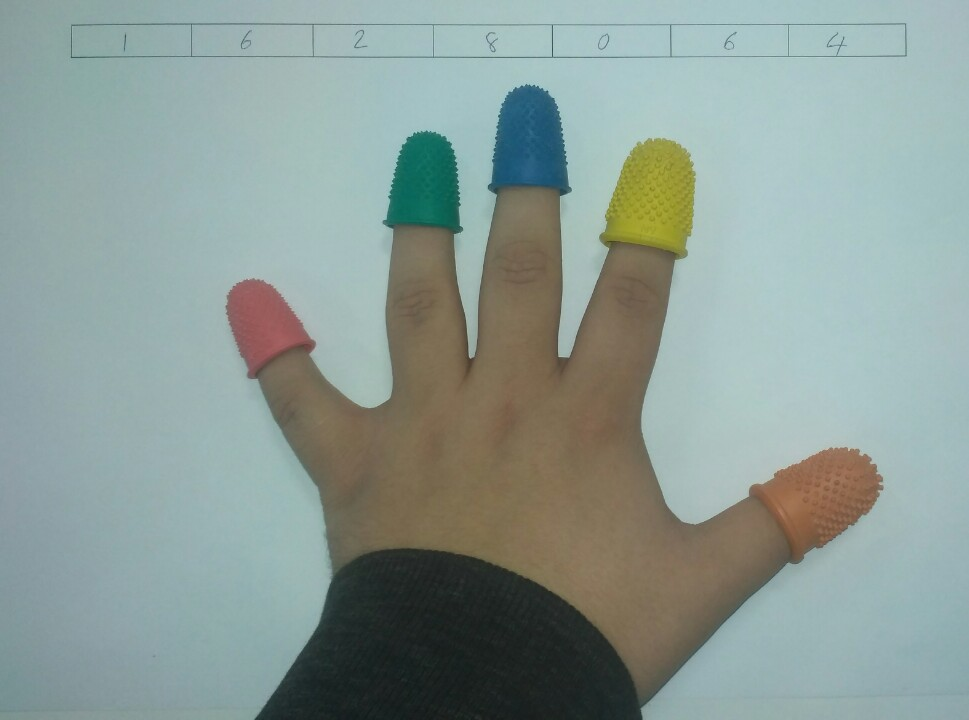
%> input picture hand.jpg, 969 x 720 px
$ octave --eval "processHand(imread('hand.jpg'));"   (GNU Octave 9; MATLAB toolbox functions it lacks are replaced by stand-ins)
%> lines starting %> are read from the running program, lines starting %| are printed output that depends on the picture; in (x1, y1, x2, y2) boxes, pixels count from 0 and x2, y2 are one past the last pixel; in counts of white or black regions, pixels touching at a corner belong together; the program's own positions count from 1
### createMask.m
function [BW,maskedRGBImage] = createMask(RGB)
%createMask  Threshold RGB image using auto-generated code from colorThresholder app.
%  [BW,MASKEDRGBIMAGE] = createMask(RGB) thresholds image RGB using
%  auto-generated code from the colorThresholder app. The colorspace and
%  range for each channel of the colorspace were set within the app. The
%  segmentation mask is returned in BW, and a composite of the mask and
%  original RGB images is returned in maskedRGBImage.

% Auto-generated by colorThresholder app on 08-Nov-2018
%------------------------------------------------------


% Convert RGB image to chosen color space
I = RGB;
%> I is the input picture: size 720x969x3 uint8; mean R, G, B 139.7, 155.5, 150.1

% Define thresholds for channel 1 based on histogram settings
channel1Min = 0.000;
channel1Max = 180.000;

% Define thresholds for channel 2 based on histogram settings
channel2Min = 0.000;
channel2Max = 180.000;

% Define thresholds for channel 3 based on histogram settings
channel3Min = 0.000;
channel3Max = 139.000;

% Create mask based on chosen histogram thresholds
sliderBW = (I(:,:,1) >= channel1Min ) & (I(:,:,1) <= channel1Max) & ...
    (I(:,:,2) >= channel2Min ) & (I(:,:,2) <= channel2Max) & ...
    (I(:,:,3) >= channel3Min ) & (I(:,:,3) <= channel3Max);
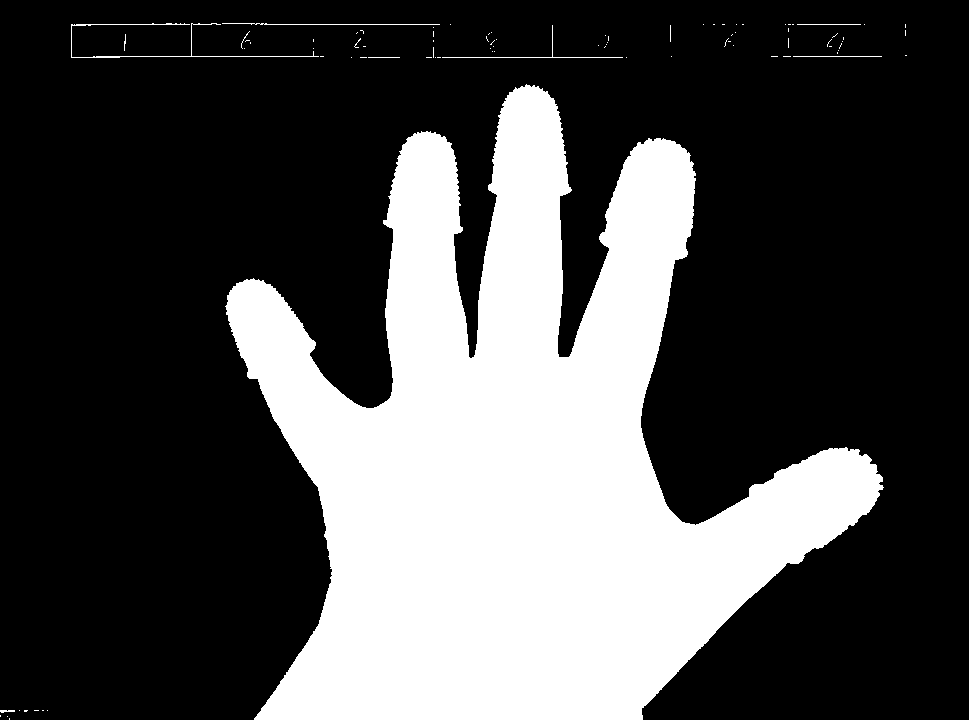
%> sliderBW: size 720x969 logical; 29.8% white; 85 white regions (75 under 20 px), largest, box (x1, y1, x2, y2) and area: (225, 84, 884, 720) 206608, (71, 23, 319, 58) 523, (222, 23, 440, 25) 224
BW = sliderBW;

% Initialize output masked image based on input image.
maskedRGBImage = RGB;

% Set background pixels where BW is false to zero.
maskedRGBImage(repmat(~BW,[1 1 3])) = 0;

end

### isolateSkin.m
function [BW,maskedRGBImage] = isolateSkin(RGB)
%createMask  Threshold RGB image using auto-generated code from colorThresholder app.
%  [BW,MASKEDRGBIMAGE] = createMask(RGB) thresholds image RGB using
%  auto-generated code from the colorThresholder app. The colorspace and
%  range for each channel of the colorspace were set within the app. The
%  segmentation mask is returned in BW, and a composite of the mask and
%  original RGB images is returned in maskedRGBImage.

% Auto-generated by colorThresholder app on 22-Nov-2018
%------------------------------------------------------


% Convert RGB image to chosen color space
I = rgb2lab(RGB);
%> I: size 720x969x3 double; mean of channels 1, 2, 3 11.6, -0.2, 3.3

% Define thresholds for channel 1 based on histogram settings
channel1Min = 33.822;
channel1Max = 64.092;

% Define thresholds for channel 2 based on histogram settings
channel2Min = 3.952;
channel2Max = 17.942;

% Define thresholds for channel 3 based on histogram settings
channel3Min = 4.862;
channel3Max = 16.735;

% Create mask based on chosen histogram thresholds
sliderBW = (I(:,:,1) >= channel1Min ) & (I(:,:,1) <= channel1Max) & ...
    (I(:,:,2) >= channel2Min ) & (I(:,:,2) <= channel2Max) & ...
    (I(:,:,3) >= channel3Min ) & (I(:,:,3) <= channel3Max);
%> sliderBW: size 720x969 logical; 0.94% white; 120 white regions (85 under 20 px), largest, box (x1, y1, x2, y2) and area: (570, 374, 618, 460) 1974, (736, 448, 881, 536) 1140, (251, 320, 314, 375) 414
BW = sliderBW;

% Initialize output masked image based on input image.
maskedRGBImage = RGB;

% Set background pixels where BW is false to zero.
maskedRGBImage(repmat(~BW,[1 1 3])) = 0;

end

### getHistograms.m
function [red,green,blue] = getHistograms(image)
%GETHISTOGRAMS Gets normalised histograms for each channel of RGB image
red = imhist(image(:,:,1))/  numel(image(:,:,1));
green = imhist(image(:,:,2))/ numel(image(:,:,2));
blue = imhist(image(:,:,3))/ numel(image(:,:,3));
end

### processHand.m
function processHand(RGBImage)
strel = [ 0 1 1 1 0; 1 1 1 1 1; 1 1 1 1 1; 1 1 1 1 1; 0 1 1 1 0];
[BW, MaskedRGBImage] = createMask(RGBImage);
[BWSkin, MaskedSkinImage] = isolateSkin(MaskedRGBImage);
HandGreyscale = rgb2gray(RGBImage);
R= RGBImage(:,:,1);
G= RGBImage(:,:,2);
B= RGBImage(:,:,3);
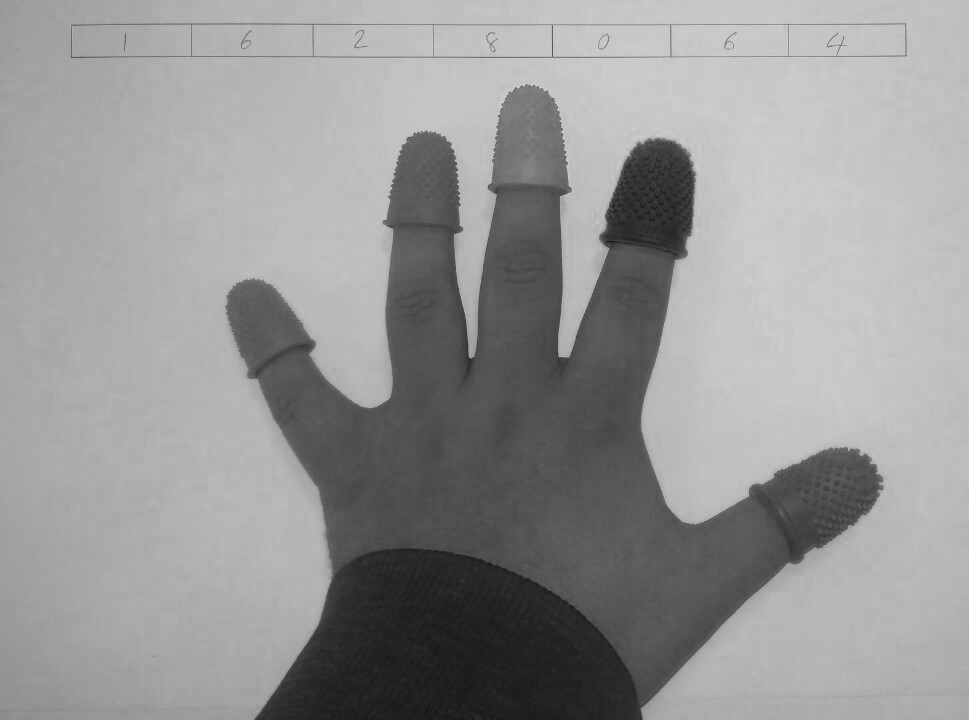
%> B: size 720x969 uint8; min 16, max 217, mean 150.1

GreyThreshold = graythresh(RGBImage(:,:,1));
%> GreyThreshold = 0.361

HistGrey = imhist(HandGreyscale) / numel(HandGreyscale);
%> HistGrey = 256 values, max 0.0255 at index 193, min 0 at index 1, mean 0.00391
[HistMRed,HistMGreen,HistMBlue] = getHistograms(MaskedRGBImage);
%> in getHistograms, `red = imhist(image(:,:,1))/  numel(image(:,:,1));`: red = 256 values, max 0.702 at index 1, min 0 at index 2, mean 0.00391
%> in getHistograms, `green = imhist(image(:,:,2))/ numel(image(:,:,2));`: green has the same summary as red
%> in getHistograms, `blue = imhist(image(:,:,3))/ numel(image(:,:,3));`: blue has the same summary as red
%> HistMRed has the same summary as red in getHistograms; HistMGreen has the same summary as red in getHistograms; HistMBlue has the same summary as red in getHistograms
[HistRed,HistGreen,HistBlue] = getHistograms(RGBImage);
%> HistRed = 256 values, max 0.0271 at index 167, min 0 at index 1, mean 0.00391; HistGreen = 256 values, max 0.0251 at index 199, min 0 at index 1, mean 0.00391; HistBlue = 256 values, max 0.0226 at index 200, min 0 at index 1, mean 0.00391

YlimMax = max([max(HistRed),max(HistGreen),max(HistBlue)]);
%> YlimMax = 0.0271

MeanGreyscale = mean2(HandGreyscale);
%> MeanGreyscale = 150.1
MeanRed = mean2(R);
%> MeanRed = 139.7
MeanGreen = mean2(G);
%> MeanGreen = 155.5
MeanBlue = mean2(B);
%> MeanBlue = 150.1
figure;

imshow(RGBImage);
axis image;

figure;
colormap gray;
imshow(HandGreyscale);
axis image;
figure;
imshow(MaskedRGBImage);
axis image;

figure;
hold on;
y = [0 YlimMax];
%> y = [0 0.0271]
plot(HistRed,'r','LineWidth',1);
plot([MeanRed MeanRed],y,'--r','LineWidth',1);
plot(HistGreen,'g','LineWidth',1);
plot([MeanGreen MeanGreen],y,'--g','LineWidth',1);
plot(HistBlue,'b','LineWidth',1);
plot([MeanBlue MeanBlue],y,'--b','LineWidth',1);
xlim([0 255]);
ylim([0 YlimMax]);
hold off;
xlabel('Intensity');
ylabel('Normalised Count');
title('Normalised Histogram of RGB image');
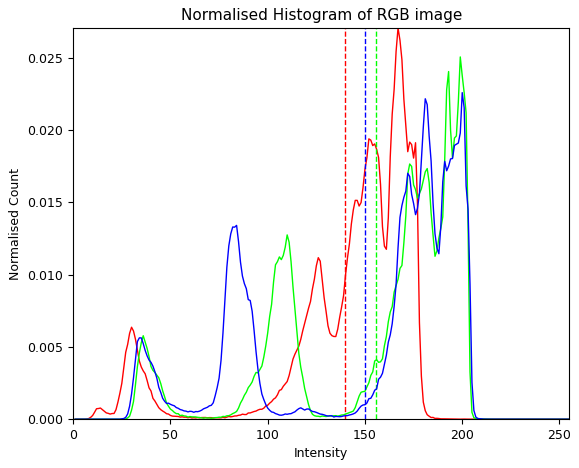
%> figure redrawn from the program's plot data; curve peaks at x = 167, y = 0.0271; curve peaks at x = 199, y = 0.0251; curve peaks at x = 200, y = 0.0226

figure;
hold on;
plot(HistGrey);
x = [MeanGreyscale MeanGreyscale];
%> x = [150.1 150.1]
y = [0 max(HistGrey)];
%> y = [0 0.0255]
plot(x,y,'--');
ylim([0 max(HistGrey)]);
hold off;
ylabel('Normalised Count');
xlabel('Luminance');
title('Normalised Histogram of Greyscale image');
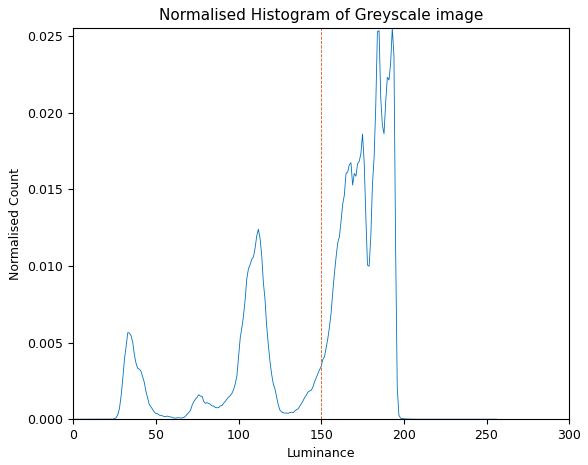
%> figure redrawn from the program's plot data; curve peaks at x = 193, y = 0.0255

figure;
hold on;
y = [0 YlimMax];
%> y = [0 0.0271]
plot(HistMRed,'r','LineWidth',1);
plot(HistMGreen,'g','LineWidth',1);
plot(HistBlue,'b','LineWidth',1);
xlim([0 255]);
ylim([0 YlimMax]);
hold off;
xlabel('Intensity');
ylabel('Normalised Count');
title('Normalised Histogram of masked RGB image');
%> figure, not shown here; curve peaks at x = 1, y = 0.702, above the top of the axes; curve peaks at x = 200, y = 0.0226

figure;
text(0,1,strcat('Mean R = ',string(floor(MeanRed))),'HorizontalAlignment','Center', 'VerticalAlignment','Middle');
text(0,0.9,strcat('Mean G = ',string(floor(MeanGreen))),'HorizontalAlignment','Center', 'VerticalAlignment','Middle');
text(0,0.8,strcat('Mean B = ',string(floor(MeanBlue))),'HorizontalAlignment','Center', 'VerticalAlignment','Middle');
disp(strcat('Mean R = ',string(floor(MeanRed))));
%| Mean R =139
disp(strcat('Mean G = ',string(floor(MeanGreen))));
%| Mean G =155
disp(strcat('Mean B = ',string(floor(MeanBlue))));
%| Mean B =150
text(0.5,1,strcat('Min R = ',string(min(min(R)))),'HorizontalAlignment','Center', 'VerticalAlignment','Middle');
text(0.5,0.9,strcat('Min G = ',string(min(min(G)))),'HorizontalAlignment','Center', 'VerticalAlignment','Middle');
text(0.5,0.8,strcat('Min B = ',string(min(min(B)))),'HorizontalAlignment','Center', 'VerticalAlignment','Middle');
disp(strcat('Min R = ',string(min(min(R)))));
%| Min R =4
disp(strcat('Min G = ',string(min(min(G)))));
%| Min G =25
disp(strcat('Min B = ',string(min(min(B)))));
%| Min B =16
text(1,1,strcat('Max R= ',string(max(max(R)))),'HorizontalAlignment','Center', 'VerticalAlignment','Middle');
text(1,0.9,strcat('Max G= ',string(max(max(G)))),'HorizontalAlignment','Center', 'VerticalAlignment','Middle');
text(1,0.8,strcat('Max B= ',string(max(max(B)))),'HorizontalAlignment','Center', 'VerticalAlignment','Middle');
axis off;
figure;
text(0.5,1,strcat('Mean Luminance= ',string(floor(MeanGreyscale))),'HorizontalAlignment','Center', 'VerticalAlignment','Middle');
text(0.5,0.9,strcat('Max Luminance= ',string(max(max(HandGreyscale)))),'HorizontalAlignment','Center', 'VerticalAlignment','Middle');
text(0.5,0.8,strcat('Min Luminance= ',string(min(min(HandGreyscale)))),'HorizontalAlignment','Center', 'VerticalAlignment','Middle');
axis off;

LabHand = rgb2lab(MaskedRGBImage);
RLab = LabHand(:,:,1);
GLab = LabHand(:,:,2);
BLab = LabHand(:,:,3);
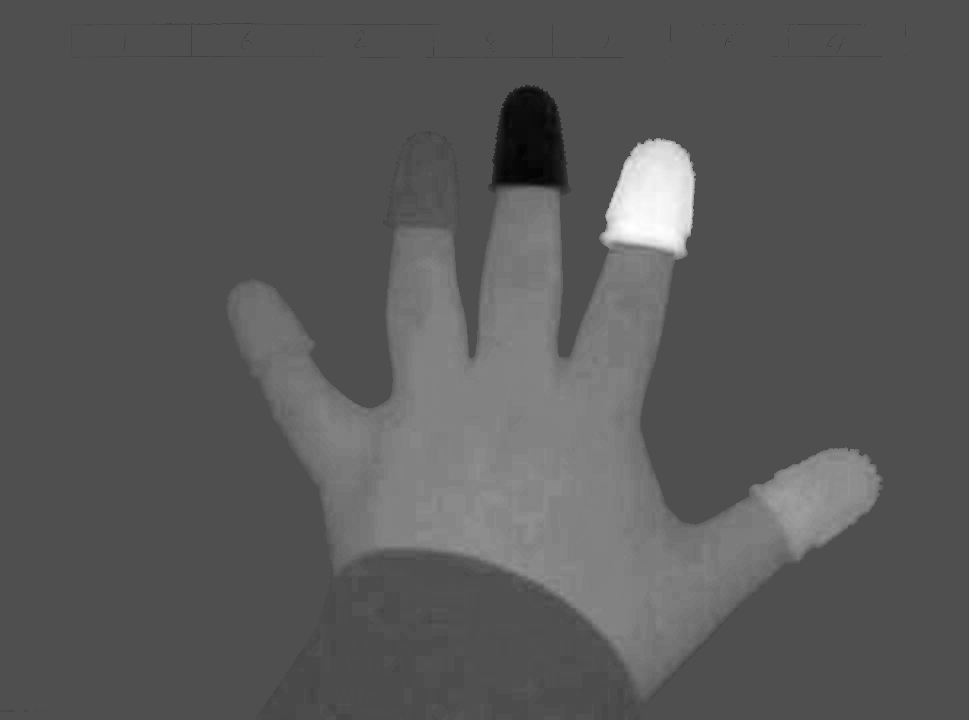
%> BLab: size 720x969 double; min -26, max 57.87, mean 3.3; drawn with min black and max white

%%%%%%%%%%%%%%%%%
%%%   Thumb   %%%
%%%%%%%%%%%%%%%%%
Red = RLab >= 29.10 & RLab <= 65.256;
%> Red: size 720x969 logical; 23% white; 86 white regions (76 under 20 px), largest, box (x1, y1, x2, y2) and area: (225, 84, 884, 720) 158867, (71, 23, 319, 58) 523, (222, 23, 440, 25) 224
Green = GLab >= 11.774 & GLab <= 17.399;
%> Green: size 720x969 logical; 0.82% white; 20 white regions (16 under 20 px), largest, box (x1, y1, x2, y2) and area: (760, 452, 865, 540) 4991, (229, 281, 312, 374) 528, (866, 472, 876, 484) 46, (836, 519, 843, 525) 22
Blue = BLab >= 13 & BLab <= 42.805;
%> Blue: size 720x969 logical; 13.8% white; 88 white regions (72 under 20 px), largest, box (x1, y1, x2, y2) and area: (304, 138, 880, 660) 95480, (289, 380, 312, 394) 180, (639, 480, 646, 506) 114
Thumb = bwareaopen(Red & Green & Blue, 1300);
%> Thumb: size 720x969 logical; 0.72% white; 1 white region, box (x1, y1, x2, y2) and area: (760, 452, 865, 540) 4991
Thumb = Thumb - BWSkin
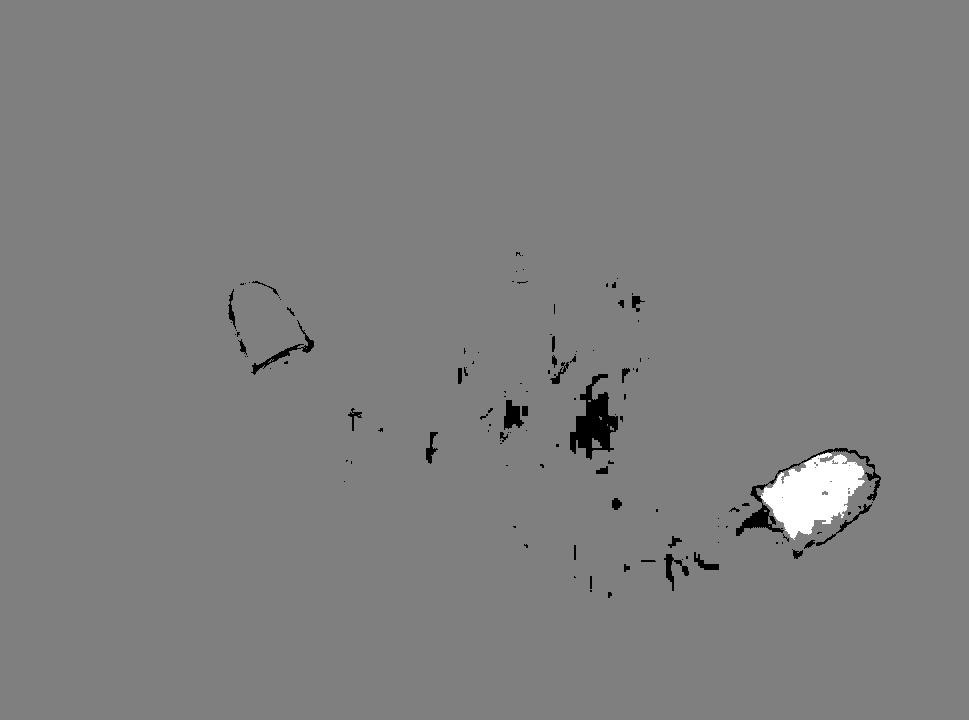
%> Thumb: size 720x969 double; min -1, max 1, mean -0.00224; drawn with min black and max white
%%%%%%%%%%%%%%%%%
%%%   Index   %%%
%%%%%%%%%%%%%%%%%
Red = RLab >= 42.787 & RLab <= 63.153;
%> Red: size 720x969 logical; 18% white; 414 white regions (378 under 20 px), largest, box (x1, y1, x2, y2) and area: (225, 138, 884, 668) 122104, (91, 25, 319, 58) 289, (442, 57, 623, 58) 181
Green = GLab >= -18.454 & GLab <= 3.203;
%> Green: size 720x969 logical; 93.4% white; 93 black regions (44 under 20 px), largest, box (x1, y1, x2, y2) and area: (722, 448, 882, 559) 9889, (564, 262, 652, 480) 6793, (386, 131, 460, 229) 5623
Blue = BLab >= 28.407 & BLab <= 54.509;
%> Blue: size 720x969 logical; 0.88% white; 5 white regions (3 under 20 px), largest, box (x1, y1, x2, y2) and area: (603, 139, 694, 254) 6064, (648, 208, 655, 216) 36
Index = bwareaopen(Red & Green & Blue,20000);
%> Index: size 720x969 logical; every value is 0

%%%%%%%%%%%%%%%%%%
%%%   Middle   %%%
%%%%%%%%%%%%%%%%%%
Red = RLab >= 16 & RLab <= 61.6;
%> Red: size 720x969 logical; 24.4% white; 274 white regions (251 under 20 px), largest, box (x1, y1, x2, y2) and area: (225, 84, 884, 720) 167548, (71, 23, 319, 58) 523, (222, 23, 440, 25) 224
Green = GLab >= -4.692 & GLab <= 3.778;
%> Green: size 720x969 logical; 90.9% white; 401 black regions (282 under 20 px), largest, box (x1, y1, x2, y2) and area: (736, 448, 882, 559) 8940, (599, 138, 696, 269) 8254, (488, 84, 572, 231) 6756
Blue = BLab >= -41.64 & BLab <= -12.628;
%> Blue: size 720x969 logical; 0.84% white; 1 white region, box (x1, y1, x2, y2) and area: (493, 86, 565, 187) 5878
Middle = bwareaopen(Red & Green & Blue,20000);

%%%%%%%%%%%%%%%%
%%%   Ring   %%%
%%%%%%%%%%%%%%%%
Red = RLab >= 32.458 & RLab <=54;
%> Red: size 720x969 logical; 21.7% white; 107 white regions (96 under 20 px), largest, box (x1, y1, x2, y2) and area: (226, 84, 883, 711) 150164, (112, 24, 303, 57) 223, (71, 24, 184, 58) 189
Green = GLab >= -26.488 & GLab <= -14.175;
%> Green: size 720x969 logical; 0.32% white; 39 white regions (27 under 20 px), largest, box (x1, y1, x2, y2) and area: (384, 131, 463, 233) 1331, (690, 178, 694, 223) 112, (618, 159, 633, 187) 111
Blue = BLab >= -10.028 & BLab <= 3.437;
%> Blue: size 720x969 logical; 78.2% white; 15 black regions (13 under 20 px), largest, box (x1, y1, x2, y2) and area: (227, 138, 883, 699) 146208, (491, 86, 567, 189) 6123
Ring = bwareaopen(Red & Green & Blue,1000);
%> Ring: size 720x969 logical; 0.18% white; 1 white region, box (x1, y1, x2, y2) and area: (384, 131, 463, 233) 1236

%%%%%%%%%%%%%%%%%%
%%%   Pinky    %%%
%%%%%%%%%%%%%%%%%%
Red = RLab >= 31.607 & RLab <= 51.503;
%> Red: size 720x969 logical; 21.5% white; 118 white regions (108 under 20 px), largest, box (x1, y1, x2, y2) and area: (226, 84, 883, 711) 148887, (466, 25, 553, 58) 118, (291, 592, 328, 667) 98
Green = GLab >= 23.197 & GLab <= 35.899;
%> Green: size 720x969 logical; 0.35% white; 8 white regions (7 under 20 px), largest, box (x1, y1, x2, y2) and area: (244, 292, 303, 361) 2425
Blue = BLab >= 3.608 & BLab <= 22;
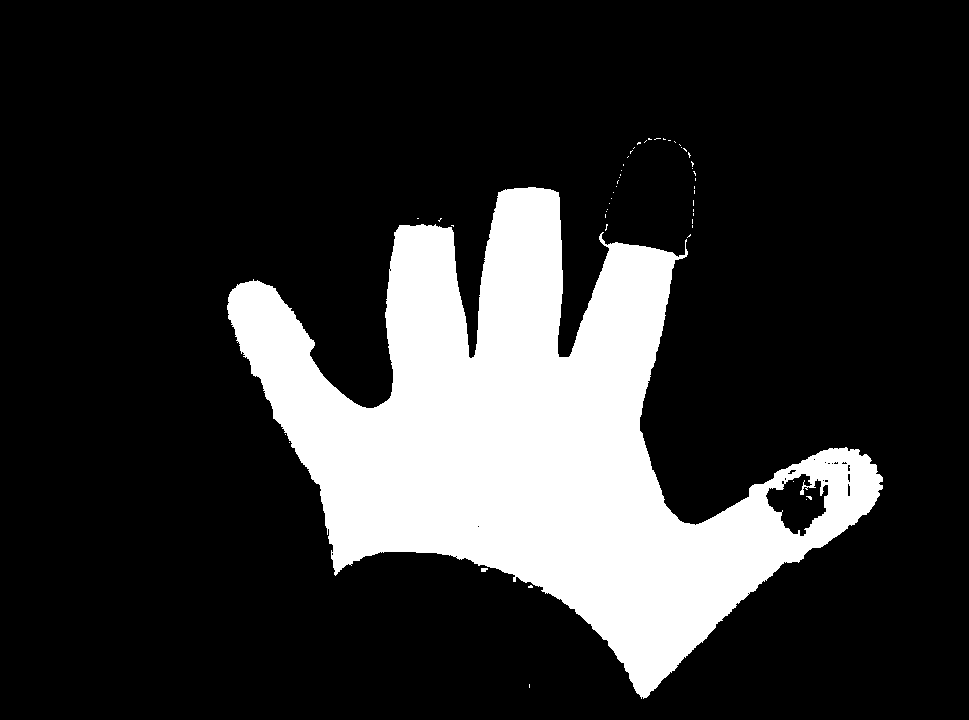
%> Blue: size 720x969 logical; 19.4% white; 51 white regions (49 under 20 px), largest, box (x1, y1, x2, y2) and area: (227, 187, 883, 699) 135339, (481, 568, 488, 572) 24
Pinky = bwareaopen(Red & Green & Blue, 20000);

%%%%%%%%%%%%%%%%%%%%%%%%%%%%%%%%%%%%%%%%%%%%%%%%%%%%
%%%   Find locations and centres of fingertips   %%%
%%%%%%%%%%%%%%%%%%%%%%%%%%%%%%%%%%%%%%%%%%%%%%%%%%%%
%> (the run ends here)
